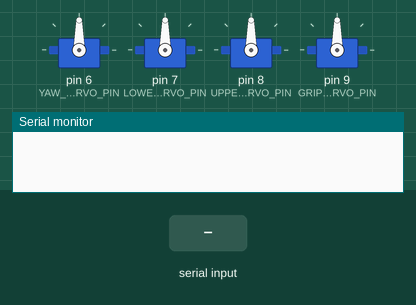
Bench run of a sketch on a simulated Arduino Uno, built with avr-gcc and run on an emulated ATmega328P. Shown: 4 × servo, the last lines printed to the serial monitor. The test bench sets the inputs (shaded band).

Above: at 1.2 s.
1.3 s: "90,45,200\n" received over Serial
At 2.4 s:
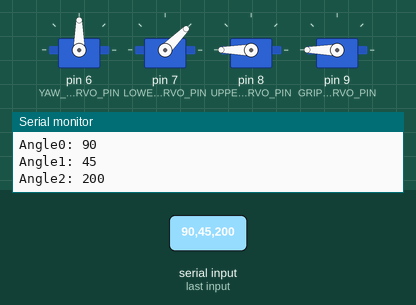
2.8 s: "90,45\n" received over Serial
At 3.5 s:
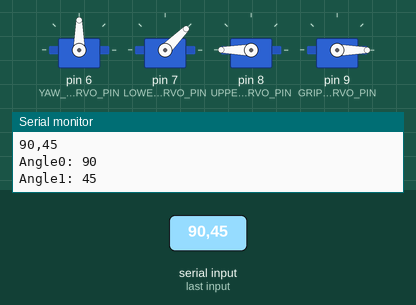
4.3 s: "5\n" received over Serial
At 4.6 s:
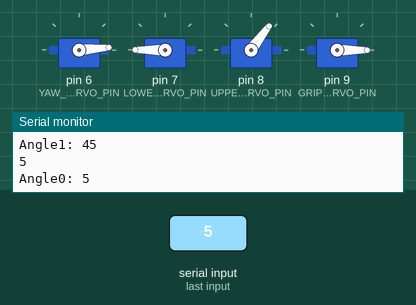
5.8 s: "30,150,10\n" received over Serial
At 7.0 s:
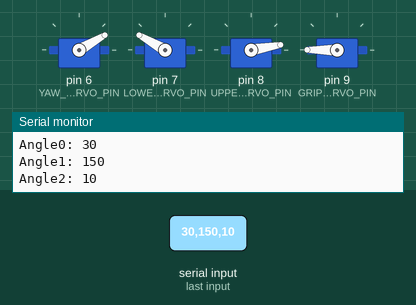
7.3 s: "90\n" received over Serial
At 8.1 s:
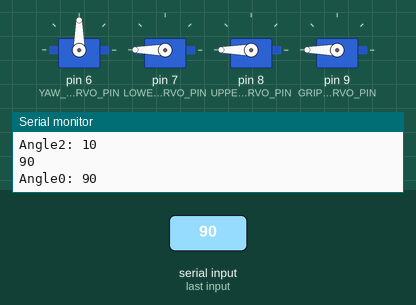
8.8 s: "200\n" received over Serial
At 9.2 s:
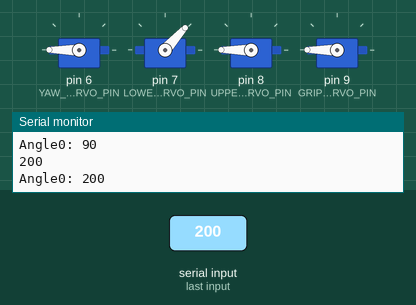
Timing chart, 0 to 11.3 s (numbered marks = the images above; inputs shaded):
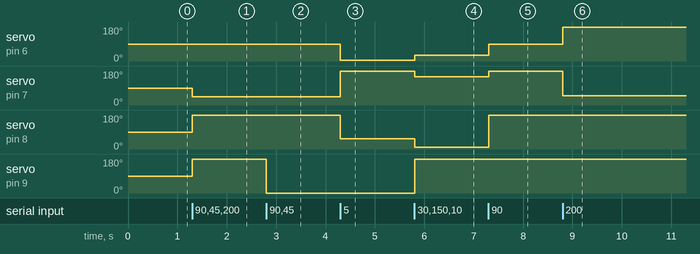

Measured:
- after the input at 1.3 s, servo on pin 7 (LOWER_TILT_SERVO_PIN): 90° → 45° at once; servo on pin 8 (UPPER_TILT_SERVO_PIN), servo on pin 9 (GRIP_SERVO_PIN): 90° → 180° at once
- after the input at 2.8 s, servo on pin 9 (GRIP_SERVO_PIN): 180° → 0° at once
- after the input at 4.3 s, servo on pin 6 (YAW_SERVO_PIN): 90° → 5° at once; servo on pin 7 (LOWER_TILT_SERVO_PIN): 45° → 180° at once; servo on pin 8 (UPPER_TILT_SERVO_PIN): 180° → 53° at once
- after the input at 5.8 s, servo on pin 6 (YAW_SERVO_PIN): 5° → 30° at once; servo on pin 7 (LOWER_TILT_SERVO_PIN): 180° → 150° at once; servo on pin 8 (UPPER_TILT_SERVO_PIN): 53° → 10° at once; servo on pin 9 (GRIP_SERVO_PIN): 0° → 180° at once
- after the input at 7.3 s, servo on pin 6 (YAW_SERVO_PIN): 30° → 90° at once; servo on pin 7 (LOWER_TILT_SERVO_PIN): 150° → 180° at once; servo on pin 8 (UPPER_TILT_SERVO_PIN): 10° → 180° at once
- after the input at 8.8 s, servo on pin 6 (YAW_SERVO_PIN): 90° → 180° at once; servo on pin 7 (LOWER_TILT_SERVO_PIN): 180° → 48° at once

The sketch:

main.ino
```cpp
#include "servoDriver.h"

char receivedByte = 0;

String inputString = "";
bool stringComplete;


void serialEvent() {
    while (Serial.available()) {
        char inChar = (char) Serial.read();
        inputString += inChar;
        // if the incoming character is a newline, set a flag so the main loop can
        // do something about it:
        if (inChar == '\n') {
            stringComplete = true;
        }
    }
}

void manualInput(String inputString) {

    int inputStrLen = inputString.length();
    char inputChars[inputStrLen];
    inputString.toCharArray(inputChars, inputStrLen);
    char* command = strtok(inputChars, ",");

    int steerAngles[inputStrLen];
    int i = 0;

    while (command != NULL) {
        steerAngles[i] = atoi(command);
        Serial.print("Angle");
        Serial.print(i);
        Serial.print(": ");
        Serial.println(steerAngles[i]);
        command = strtok(NULL, ",");
        i++;
    }

    writeServo(steerAngles[0], steerAngles[1], steerAngles[2], steerAngles[3]);
}

void setup() {
    Serial.begin(115200);
    initServo();
    inputString.reserve(200);
}

void loop() {
    if (stringComplete) {
        Serial.println(inputString);
        manualInput(inputString);
        inputString = "";
        stringComplete = false;
    }

    // zeroAllServos();
    // servoSweepTest();
    // servoTestPosition();
}
```

servoDriver.h
```cpp
#pragma once

const int YAW_SERVO_PIN = 6;
const int LOWER_TILT_SERVO_PIN = 7;
const int UPPER_TILT_SERVO_PIN = 8;
const int GRIP_SERVO_PIN = 9;

const int SEQ_DELAY = 1000;
const int SEQ_SIZE = 4;

void initServo();
void writeServo(int, int, int, int);
void writePosition(int, int);

void servoPlaySequence();
void servoRecordSequence();
void servoTestPosition();
void servoSaveRecordedSequence();
void servoClearSequenceArray();

void servoSweepTest();
void zeroAllServos();
void maxAllServos();

void releaseUpTurnLeft();
void upTurnRight();
```

servoDriver.ino
```cpp
#include <Servo.h>

Servo yawServo;
Servo lowerTiltServo;
Servo upperTiltServo;
Servo gripServo;

int servoSequence[4][SEQ_SIZE] = {{0,0,0,0},{0,0,0,0},{0,0,0,0},{0,0,0,0}};
int servoPosition[4] = {0,0,0,0};

void initServo();

void initServo() {
    yawServo.attach(YAW_SERVO_PIN);
    lowerTiltServo.attach(LOWER_TILT_SERVO_PIN);
    upperTiltServo.attach(UPPER_TILT_SERVO_PIN);
    gripServo.attach(GRIP_SERVO_PIN);
}

void writeServo(int yaw,
                int lowerTilt,
                int upperTilt,
                int grip) {
    yawServo.write(yaw);
    lowerTiltServo.write(lowerTilt);
    upperTiltServo.write(upperTilt);
    gripServo.write(grip);
}

void servoPlaySequence() {
    for (int i = 0; i < SEQ_SIZE; ++i) {
        writeServo(servoSequence[0][i],
                   servoSequence[1][i],
                   servoSequence[2][i],
                   servoSequence[3][i]);
        delay(SEQ_DELAY);
    }
}

void servoRecordSequence() {

}

void servoTestPosition() {

}

void servoSaveRecordedSequence() {

}

void servoClearSequenceArray() {

}

void servoSweepTest() {
    for (int pos = 0; pos <= 180; pos += 1) { // goes from 0 degrees to 180 degrees
        // in steps of 1 degree
        writeServo(pos, pos, pos, pos);
        delay(15);                       // waits 15ms for the servo to reach the position
    }
    for (int pos = 180; pos >= 0; pos -= 1) { // goes from 180 degrees to 0 degrees
        writeServo(pos, pos, pos, pos);
        delay(15);                       // waits 15ms for the servo to reach the position
    }
}

void zeroAllServos() {
    writeServo(0, 0, 0, 0);
}
```
